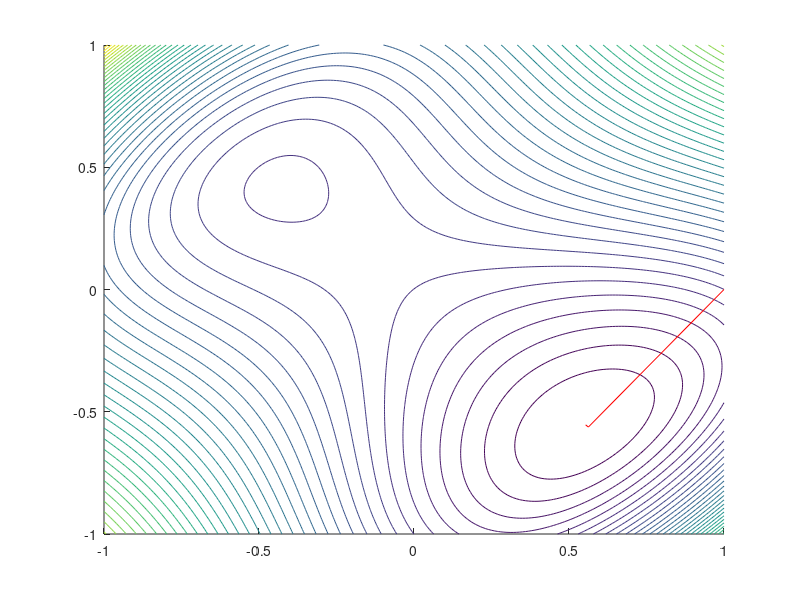

Write the MATLAB code that produced this figure.
%%%%%%%%%%%%%%%%%%%%%%%%%%%%%%%%%%%%%%%%%%%%%%%%%%%%%%%%%%%%%%%%%%%%%%%%%%%
% Exercise 3.8.3 [2]
% popt3.m
% Descends to the minimum of a function from a given starting point.
%Author: Antonio Peters
%%%%%%%%%%%%%%%%%%%%%%%%%%%%%%%%%%%%%%%%%%%%%%%%%%%%%%%%%%%%%%%%%%%%%%%%%%%
%Get starting point
while true
	P	= input('Starting Points:');
	if length(P) ~= 2
		P 	= [	1,  0];
    end
    
    if P(1) <= 1 && P(1) >= -1 && P(2) >= -1 && P(2) <= 1
		break
	else
		fprintf('Invalid input, please try again \n');
	end
end

%set x1 and x2
x1  = P(1);
x2  = P(2);

%surface function to be minimised
f   =@(x1,x2)   (x2-x1).^4 + 8.*x1.*x2 - x1 + x2 + 3;
%function surface gradient
gradf   =@(x1,x2)   [   -4.*(x2-x1).^3 + 8.*x2 - 1; 4.*(x2-x1).^3 + 8.*x1 + 1];
%Hessian Matrix
hessf =@(x1,x2)     [   12.*(x2-x1).^2,        -12.*(x2-x1).^2 + 8;
                       -12.*(x2-x1).^2 + 8,     12.*(x2-x1).^2      ];
%Generate first minimum
E = f(x1,x2);

%Loop emergency brake
itter = 0;

%Minimise loop
while E(end) > 0 && itter < 100
    delta   = -inv(hessf(x1(end),x2(end)))*gradf(x1(end),x2(end));
    x1      = [ x1  x1(end) + delta(1)];
    x2      = [ x2  x2(end) + delta(2)];
    E       = [ E   f(x1(end),x2(end))];
    itter   = itter + 1;
end

%plot contour
hold on
[x, y]   = meshgrid(-1:.01:1);
contour(x,y,f(x,y),40);
plot(x1,x2,'r');
hold off
%%%%%%%%%%%%%%%%%%%%%%%%%%%%%%%%%%%%%%%%%%%%%%%%%%%%%%%%%%%%%%%%%%%%%%%%%%%